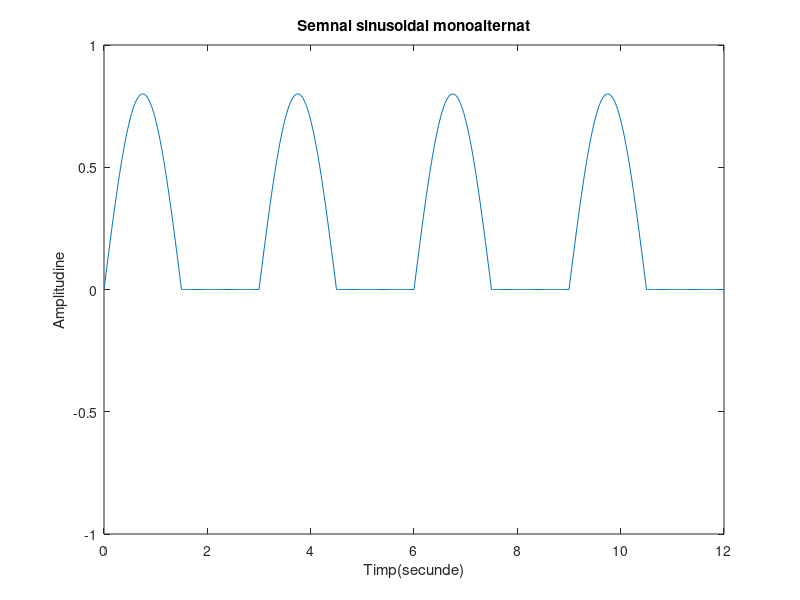

This figure's MATLAB source:
t=0:0.02:12;
%20ms
y=sin(2*pi*1/3*t);
x=abs(y);
%Folosim functia abs pentru a obtine valoarea absoluta a lui y
z=0.8*((x+y)/2);
%->Vom folosi functia plot pentru a genera grafice cu parametrii t si z
plot(t,z);
%->Folosim functia axis pentru a delimita spectrele de valori ale graficului generat de plot pentru a se incadra corespunzator in parametri
axis([0 12 -1 1])
%->Acum graficul se va intinde de la 0 la 12 pe Ox si de a -1 la 1 pe Oy
%Am denumit axa Ox
xlabel('Timp(secunde)')
%Am denumit axa Oy
ylabel('Amplitudine')
title('Semnal sinusoidal monoalternat')
